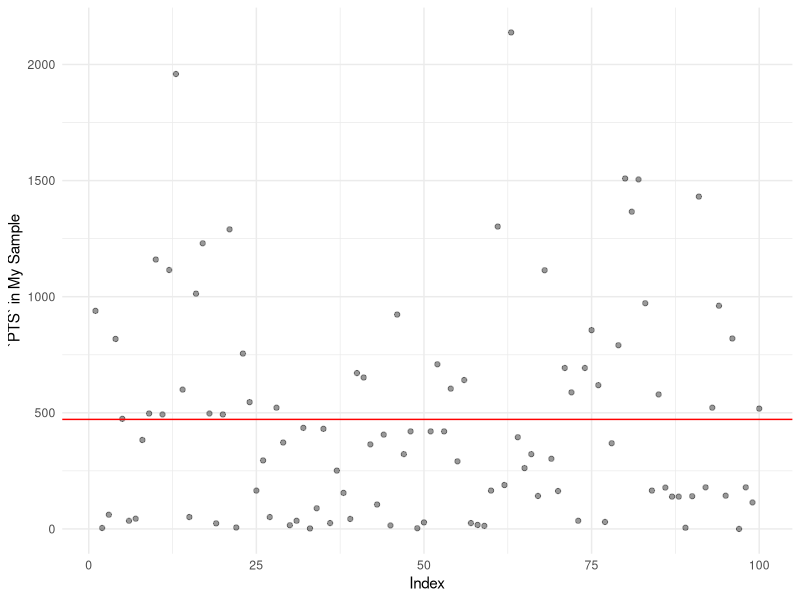
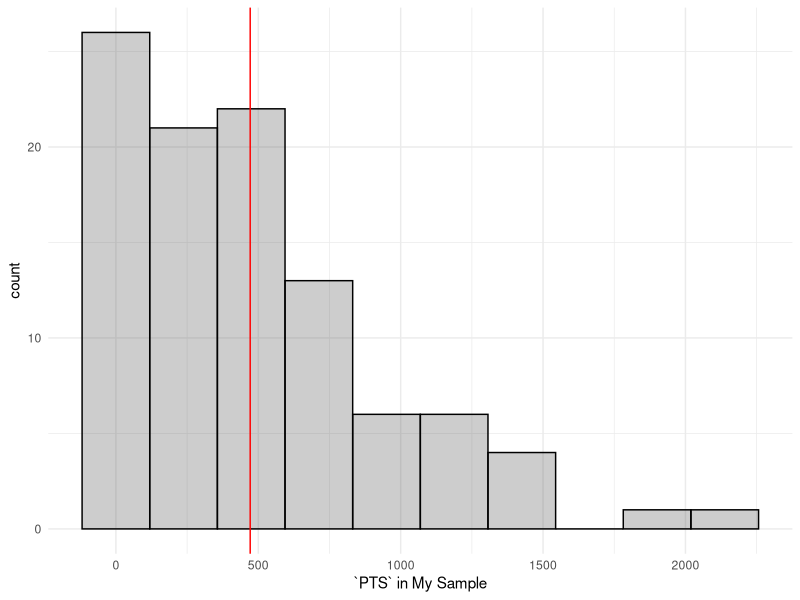
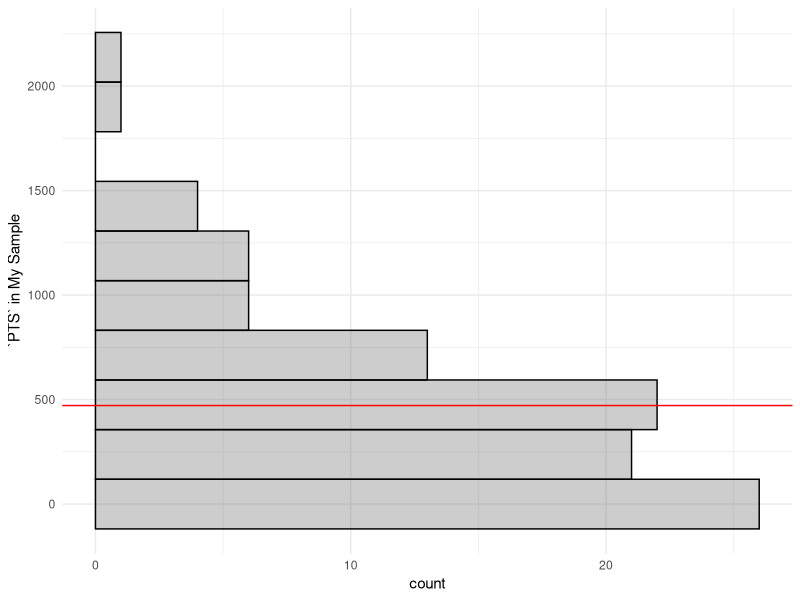
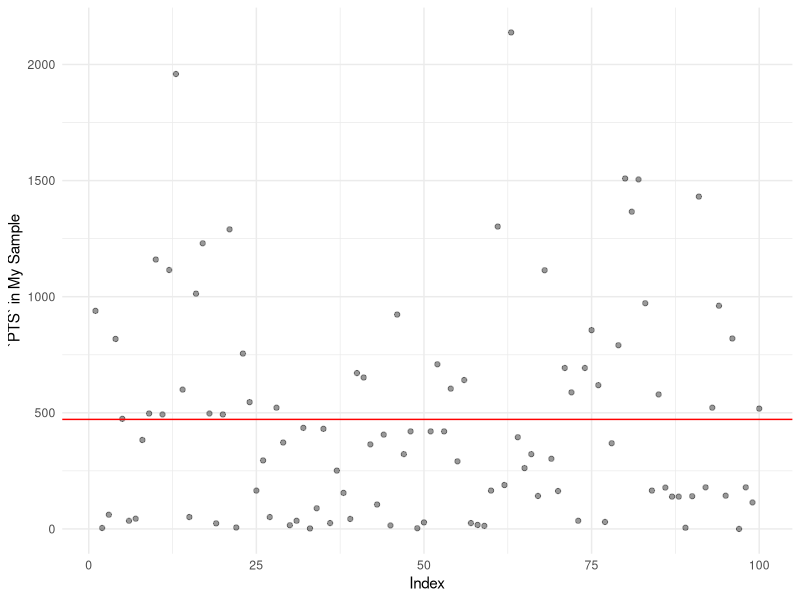

Reproduce these figures in R, in order.
## ---- chunk 1
#| echo: false
library(ggplot2)
library(purrr)
theme_set(theme_minimal())
## ---- chunk 2
#| echo: true
my.sample <- read.csv("nba_sample_1.csv")
your.sample <- read.csv("nba_sample_2.csv")
## ---- chunk 3
#| echo: true
Y <- my.sample$PTS
my.estimate <- mean(Y)
my.estimate
## ---- chunk 4
#| echo: true
n <- length(Y)
points.plot <- ggplot(data.frame(i = 1:n, y = Y)) +
    geom_point(aes(x = i, y = y), alpha = .4) +
    geom_hline(aes(yintercept = my.estimate), color = "red")+
    labs(x = "Index", y = "`PTS` in My Sample")
points.plot
## ---- chunk 5
#| echo: true
points.histogram <- ggplot(data.frame(y = Y)) +
    geom_histogram(aes(x = Y), alpha = .3, color = "black", bins = 10)+
    geom_vline(aes(xintercept = my.estimate), color = "red")+
    labs(x = "`PTS` in My Sample")
points.histogram
## ---- chunk 6
#| echo: true
#| layout-ncol: 2

points.histogram+coord_flip()
points.plot
## ---- chunk 7
#| echo: true

our.pop = read.csv("nba_population.csv") 
## ---- chunk 8
#| label: width-code
#| echo: true
width <- function(samples, center = mean(samples), alpha = .05) {
    covg.dif <- function(w) {
        actual <- mean(center - w / 2 <= samples & samples <= center + w / 2)
        nominal <- 1 - alpha
        actual - nominal
    }
    uniroot(covg.dif, interval = c(0, 2 * max(abs(samples - center))))$root
}
## ---- chunk 9
#| echo: true
pops = rep(list(our.pop), 10000)
covers = pops |> map_vec(function(pops) {
  m = nrow(pops)
  n = 100
  
  J = sample(1:m, n, replace=TRUE)
  sam = pops[J,]

  interval.estimate = c(NA, NA)  #<1>
  this.one.covers = NA           #<2>
  this.one.covers
})
coverage.frequency = mean(covers)
